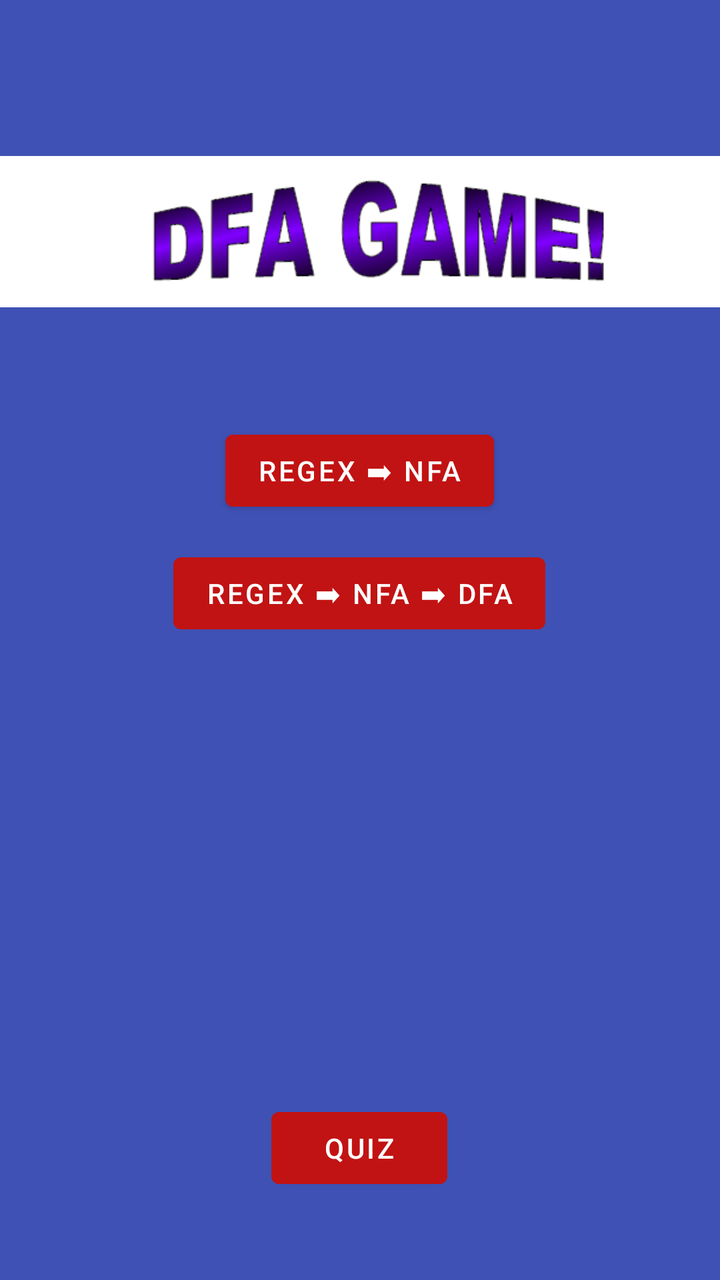
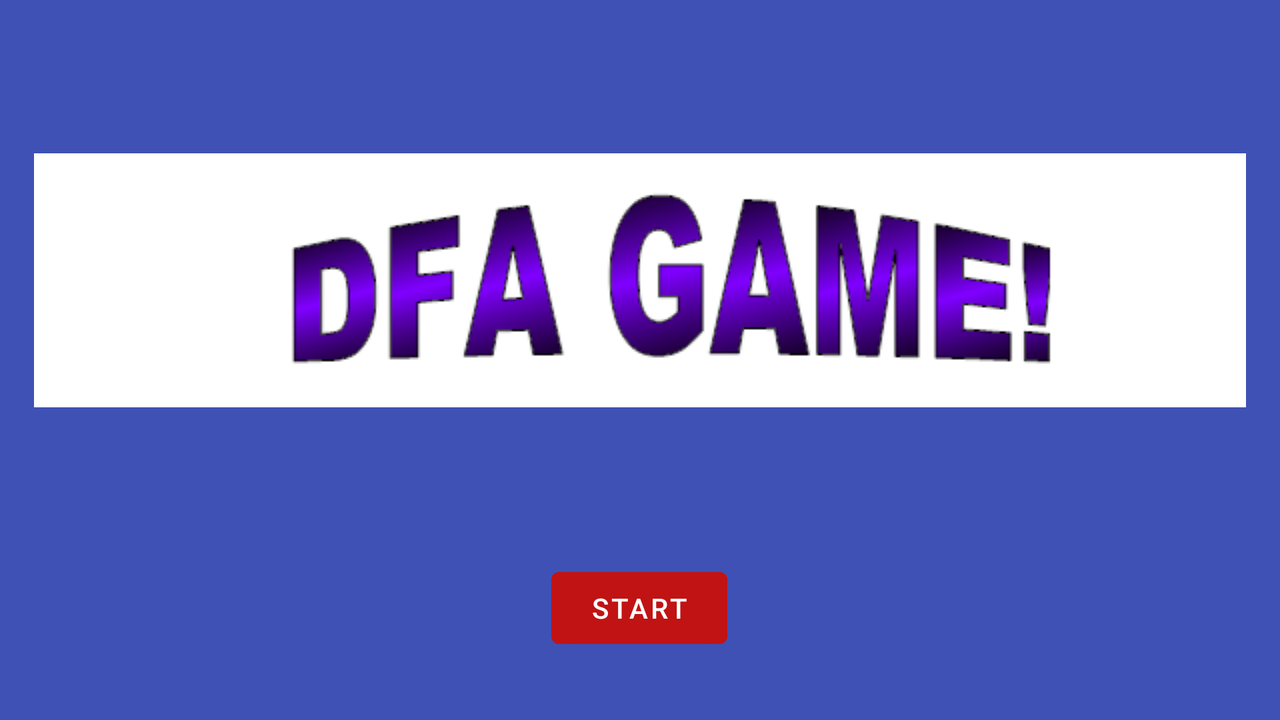

The same Android screen from two of the app's own layout files: first res/layout/ as a phone draws it, then the repository's variant for another configuration, drawn on a device whose configuration selects that folder. Both files follow.
<!-- AndroidManifest.xml: application theme Theme.DFA_game -->
<!-- res/layout/activity_main.xml -->
<?xml version="1.0" encoding="utf-8"?>
<androidx.constraintlayout.widget.ConstraintLayout xmlns:android="http://schemas.android.com/apk/res/android"
    xmlns:app="http://schemas.android.com/apk/res-auto"
    xmlns:tools="http://schemas.android.com/tools"
    android:layout_width="match_parent"
    android:layout_height="match_parent"
    android:background="#3F51B5"
    tools:context=".MainActivity">

    <Button
        android:id="@+id/regex2nfa2"
        android:layout_width="wrap_content"
        android:layout_height="wrap_content"
        android:layout_marginStart="32dp"
        android:layout_marginEnd="32dp"
        android:backgroundTint="#C11313"
        android:onClick="launchSettings"
        android:text="Regex ➡ NFA ➡ DFA"
        android:visibility="visible"
        app:layout_constraintBottom_toBottomOf="parent"
        app:layout_constraintEnd_toEndOf="parent"
        app:layout_constraintHorizontal_bias="0.497"
        app:layout_constraintStart_toStartOf="parent"
        app:layout_constraintTop_toBottomOf="@+id/regex2nfa"
        app:layout_constraintVertical_bias="0.04" />

    <Button
        android:id="@+id/start"
        android:layout_width="wrap_content"
        android:layout_height="wrap_content"
        android:layout_marginStart="32dp"
        android:layout_marginEnd="32dp"
        android:backgroundTint="#C11313"
        android:onClick="launchSettings"
        android:text="Quiz"
        android:visibility="visible"
        app:layout_constraintBottom_toBottomOf="parent"
        app:layout_constraintEnd_toEndOf="parent"
        app:layout_constraintHorizontal_bias="0.498"
        app:layout_constraintStart_toStartOf="parent"
        app:layout_constraintTop_toTopOf="parent"
        app:layout_constraintVertical_bias="0.929" />

    <Button
        android:id="@+id/regex2nfa"
        android:layout_width="wrap_content"
        android:layout_height="wrap_content"
        android:layout_marginStart="32dp"
        android:layout_marginEnd="32dp"
        android:backgroundTint="#C11313"
        android:onClick="launchSettings"
        android:text="Regex ➡ NFA"
        android:visibility="visible"
        app:layout_constraintBottom_toBottomOf="parent"
        app:layout_constraintEnd_toEndOf="parent"
        app:layout_constraintHorizontal_bias="0.498"
        app:layout_constraintStart_toStartOf="parent"
        app:layout_constraintTop_toTopOf="parent"
        app:layout_constraintVertical_bias="0.357" />

    <ImageView
        android:id="@+id/imageView4"
        android:layout_width="wrap_content"
        android:layout_height="wrap_content"
        app:layout_constraintBottom_toTopOf="@+id/start"
        app:layout_constraintEnd_toEndOf="parent"
        app:layout_constraintHorizontal_bias="0.0"
        app:layout_constraintStart_toStartOf="parent"
        app:layout_constraintTop_toTopOf="parent"
        app:layout_constraintVertical_bias="0.124"
        app:srcCompat="@drawable/gamelogo" />

</androidx.constraintlayout.widget.ConstraintLayout>
<!-- resources referenced by this layout -->
<resources>
  <!-- drawable gamelogo: png bitmap (drawable, 28795 bytes) -->
  <style name="Theme.DFA_game" parent="Theme.MaterialComponents.DayNight.NoActionBar">
          
          <item name="colorPrimary">@color/purple_500</item>
          <item name="colorPrimaryVariant">@color/purple_700</item>
          <item name="colorOnPrimary">@color/white</item>
          
          <item name="colorSecondary">@color/teal_200</item>
          <item name="colorSecondaryVariant">@color/teal_700</item>
          <item name="colorOnSecondary">@color/black</item>
          
          <item name="android:statusBarColor" tools:targetApi="l">?attr/colorPrimaryVariant</item>
          
      </style>
</resources>
<!-- res/layout-land/activity_main.xml (the repository's variant of the layout above) -->
<!-- drawn on the phone turned sideways -->
<?xml version="1.0" encoding="utf-8"?>
<androidx.constraintlayout.widget.ConstraintLayout xmlns:android="http://schemas.android.com/apk/res/android"
    xmlns:app="http://schemas.android.com/apk/res-auto"
    xmlns:tools="http://schemas.android.com/tools"
    android:layout_width="match_parent"
    android:layout_height="match_parent"
    android:background="#3F51B5"
    tools:context=".MainActivity">

    <Button
        android:id="@+id/start"
        android:layout_width="wrap_content"
        android:layout_height="wrap_content"
        android:layout_marginStart="32dp"
        android:layout_marginEnd="32dp"
        android:layout_marginBottom="32dp"
        android:backgroundTint="#C11313"
        android:onClick="launchSettings"
        android:text="START"
        android:visibility="visible"
        app:layout_constraintBottom_toBottomOf="parent"
        app:layout_constraintEnd_toEndOf="parent"
        app:layout_constraintHorizontal_bias="0.499"
        app:layout_constraintStart_toStartOf="parent" />

    <ImageView
        android:id="@+id/imageView4"
        android:layout_width="wrap_content"
        android:layout_height="wrap_content"
        app:layout_constraintBottom_toTopOf="@+id/start"
        app:layout_constraintEnd_toEndOf="parent"
        app:layout_constraintStart_toStartOf="parent"
        app:layout_constraintTop_toTopOf="parent"
        app:srcCompat="@drawable/gamelogo" />

</androidx.constraintlayout.widget.ConstraintLayout>
